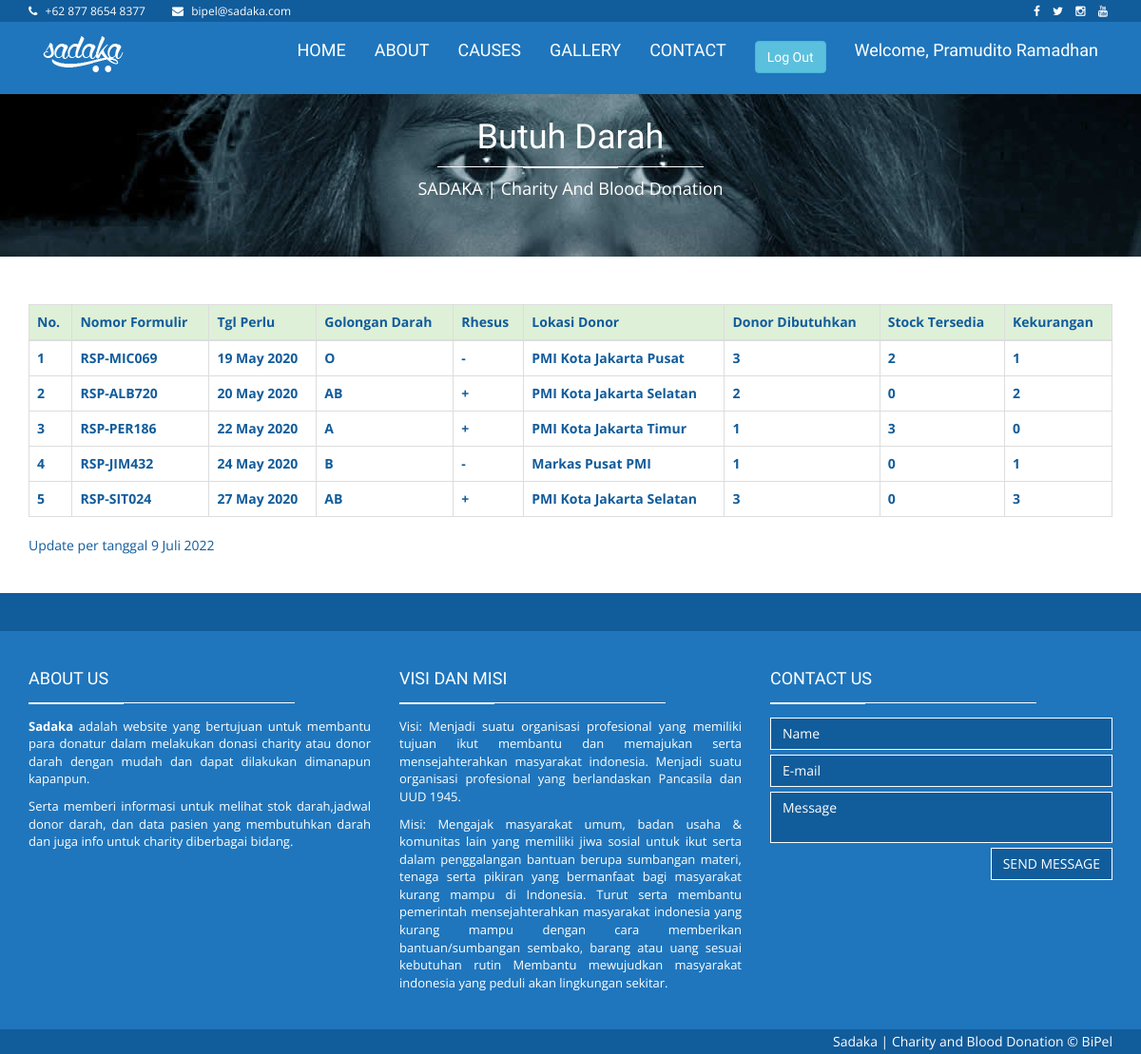
The app's page /butuhdarah.php (signed in) with its own data.
### tables this page shows
CREATE TABLE `pengguna` (
  `id` int(11) NOT NULL,
  `firstname` varchar(50) NOT NULL,
  `lastname` varchar(50) NOT NULL,
  `email` varchar(100) NOT NULL,
  `password` varchar(30) NOT NULL
);

CREATE TABLE `resipien` (
  `id` varchar(20) NOT NULL,
  `nama` varchar(100) NOT NULL,
  `tglbutuh` date NOT NULL,
  `tgllahir` date NOT NULL,
  `jk` varchar(1) NOT NULL,
  `goldar` varchar(2) NOT NULL,
  `rhesus` varchar(1) NOT NULL,
  `jumlah` int(11) NOT NULL,
  `nohp` varchar(12) NOT NULL,
  `email` varchar(50) DEFAULT NULL
);

### butuhdarah.php (the view, shortened to what this page needs)
<!DOCTYPE html>
<html class="no-js">
<head>
    <link rel="stylesheet" href="assets/css/bootstrap.min.css">
    <link rel="stylesheet" href="assets/css/font-awesome.min.css">
    <link rel="stylesheet" href="assets/css/style.css">
</head>
<body>
    <header class="main-header">
        <nav class="navbar navbar-static-top">
            <div class="navbar-top">
              <div class="container">
                  <div class="row">
                    <div class="col-sm-6 col-xs-12">
                        <ul class="list-unstyled list-inline header-contact">
                            <li> <i class="fa fa-phone"></i> <a>+62 877 8654 8377 </a> </li>
                             <li> <i class="fa fa-envelope"></i> <a>bipel@sadaka.com</a> </li>
                       </ul>
                    </div>
                    <div class="col-sm-6 col-xs-12 text-right">
                        <ul class="list-unstyled list-inline header-social">
                            <li> <a href="#"> <i class="fa fa-facebook"></i> </a> </li>
                            <li> <a href="#"> <i class="fa fa-twitter"></i>  </a> </li>
                            <li> <a href="#"> <i class="fa fa-instagram"></i>  </a> </li>
                            <li> <a href="#"> <i class="fa fa-youtube"></i>  </a> </li>
                       </ul>
                    </div>
                  </div>
              </div>
            </div>
            <div class="navbar-main">
              <div class="container">
                <div class="navbar-header">
                  <a class="navbar-brand" href="home.php"><img src="assets/images/sadaka-logo.png" alt=""></a>
                </div>
                <div id="navbar" class="navbar-collapse collapse pull-right">
                  <ul class="nav navbar-nav">
                    <li><a href="home.php">HOME</a></li>
                    <li><a href="about.php">ABOUT</a></li>
                    <li><a href="home.php#our_causes">CAUSES</a></li>
                    <li><a href="gallery.php">GALLERY</a></li>
                    <li><a href="#contact_us">CONTACT</a></li>
                    <?php
                      if(isset($_SESSION['email'])){
                        $email = $_SESSION['email'];
                        $con = mysqli_connect("localhost","root");
                        mysqli_select_db($con, "db_sadaka");
                        $result = mysqli_fetch_row(mysqli_query($con, "SELECT firstname,lastname FROM pengguna WHERE email='$email'"));
                        $name = $result[0]." ".$result[1];
                        echo "<li><a href=\"logout.php\"><button class=\"btn btn-info\">Log Out</button></a></li>";
                        echo "<li><a>Welcome, ".$name."</a></li>";
                      }else{
                        echo "<li><a href=\"#sign\"><button class=\"btn btn-info\" data-toggle=\"modal\" data-target=\"#sign\">Sign Up</button></a></li>";
                        echo "<li><a href=\"#login\"><button class=\"btn btn-info\" data-toggle=\"modal\" data-target=\"#login\">Login</button></a></li>";
                      }
                    ?>
                  </ul>
                </div>
              </div>
            </div>
        </nav>
    </header>
    <br><br><br><br>
    <div class="page-heading text-center">
        <div class="container zoomIn animated">
            <h1 class="page-title">Butuh Darah<span class="title-under"></span></h1>
            <p class="page-description">
                SADAKA | Charity And Blood Donation
            </p>
        </div>
    </div>
    <div class="section-home about-us">
      <div id="mainContainer" class="container">
        <?php
          $con = mysqli_connect("localhost","root");
          mysqli_select_db($con, "db_sadaka");
          $getdb = "SELECT * FROM resipien ORDER BY tglbutuh";
          $resultdb = mysqli_query($con, $getdb);
          while ($row = mysqli_fetch_array($resultdb)){
            $tgl = date("Y-m-d");
          }
        ?>
        <table class="table table-bordered">
        <thead>
            <tr>
                <th scope="col" class="bg-success">No.</th>
                <th scope="col" class="bg-success">Nomor Formulir</th>
                <th scope="col" class="bg-success">Tgl Perlu</th>
                <th scope="col" class="bg-success">Golongan Darah</th>
                <th scope="col" class="bg-success">Rhesus</th>
                <th scope="col" class="bg-success">Lokasi Donor</th>
                <th scope="col" class="bg-success">Donor Dibutuhkan</th>
                <th scope="col" class="bg-success">Stock Tersedia</th>
                <th scope="col" class="bg-success">Kekurangan</th>
            </tr>
        </thead>
        <tbody>
            <?php
                $con = mysqli_connect("localhost","root");
                mysqli_select_db($con, "db_sadaka");
                $getdb = "SELECT * FROM resipien ORDER BY tglbutuh";
                $rowaplus = mysqli_fetch_array(mysqli_query($con, "SELECT COUNT(goldar) FROM pendonor where goldar='A' AND rhesus = '+'"));
                $rowbplus = mysqli_fetch_array(mysqli_query($con, "SELECT COUNT(goldar) FROM pendonor where goldar='B' AND rhesus = '+'"));
                $rowabplus = mysqli_fetch_array(mysqli_query($con, "SELECT COUNT(goldar) FROM pendonor where goldar='AB' AND rhesus = '+'"));
                $rowoplus = mysqli_fetch_array(mysqli_query($con, "SELECT COUNT(goldar) FROM pendonor where goldar='O' AND rhesus = '+'"));
                $rowaneg = mysqli_fetch_array(mysqli_query($con, "SELECT COUNT(goldar) FROM pendonor where goldar='A' AND rhesus = '-'"));
                $rowbneg = mysqli_fetch_array(mysqli_query($con, "SELECT COUNT(goldar) FROM pendonor where goldar='B' AND rhesus = '-'"));
                $rowabneg = mysqli_fetch_array(mysqli_query($con, "SELECT COUNT(goldar) FROM pendonor where goldar='AB' AND rhesus = '-'"));
                $rowoneg = mysqli_fetch_array(mysqli_query($con, "SELECT COUNT(goldar) FROM pendonor where goldar='O' AND rhesus = '-'"));
                $formattgl = mysqli_query($con, "SELECT tglbutuh FROM resipien ORDER BY tglbutuh");
                $resultdb = mysqli_query($con, $getdb);
                $count = 1;
                while ($row = mysqli_fetch_array($resultdb)) {
                    $kurang = 0;
                    if ($row[5] == "A") {
                      if ($row[6] == "+")
                        $kurang = $rowaplus[0];
                      else
                        $kurang = $rowaneg[0];
                    } elseif ($row[5] == "B") {
                      if ($row[6] == "+")
                        $kurang = $rowbplus[0];
                      else
                        $kurang = $rowbneg[0];
                    } elseif ($row[5] == "AB") {
                      if ($row[6] == "+")
                        $kurang = $rowabplus[0];
                      else
                        $kurang = $rowabneg[0];
                    } elseif ($row[5] == "O") {
                      if ($row[6] == "+")
                        $kurang = $rowoplus[0];
                      else
                        $kurang = $rowoneg[0];
                    }
                    print("<tr>");
                    print("<th>$count</th>
                           <th>$row[0]</th>
                           <th>");
                    while ($tgl = mysqli_fetch_array($formattgl)) {
                      echo (strftime("%e %B %Y", strtotime($tgl[0])));
                      break;
                    }
                    print("</th>
                           <th>$row[5]</th>
                           <th>$row[6]</th>
                           <th>");
                    while ($tempat = mysqli_fetch_array(mysqli_query($con, "SELECT DAYOFWEEK('$tgl[0]') FROM resipien ORDER BY tglbutuh"))) {
                        $hari = $tempat[0];
                        if ($hari == 1) {
                            echo "Markas Pusat PMI";
                            break;
                        } elseif ($hari == 2) {
                            echo "PMI Kota Jakarta Utara";
                            break;
                        } elseif ($hari == 3) {
                            echo "PMI Kota Jakarta Pusat";
                            break;
                        } elseif ($hari == 4) {
                            echo "PMI Kota Jakarta Selatan";
                            break;
                        } elseif ($hari == 5) {
                            echo "PMI Kota Jakarta Barat";
                            break;
                        } elseif ($hari == 6) {
                            echo "PMI Kota Jakarta Timur";
                            break;
                        } elseif ($hari == 7) {
                            echo "Markas Pusat PMI";
                            break;
                        } else {
                            echo "TBD";
                            break;
                        }
                    }
                    print ("</th>
                          <th>$row[7]</th>
                          <th>$kurang</th>
                          <th>");
                    if ($row[7]-$kurang < 0)
                      echo 0;
                    else
                      echo $row[7]-$kurang;
                    print( "</th></tr>");
                    $count++;
                }
            ?>
        </tbody>
    </table>
        </div>
    </div>
    <footer class="main-footer" id="contact_us">
          <div class="footer-top">
          </div>
          <div class="footer-main">
              <div class="container">
                  <div class="row">
                      <div class="col-md-4">
                          <div class="footer-col">
                              <h4 class="footer-title">About us<span class="title-under"></span></h4>
                              <div class="footer-content">
                                  <p>
                                      <strong>Sadaka</strong>  adalah website yang bertujuan untuk membantu para donatur dalam melakukan donasi charity atau donor darah dengan mudah dan dapat dilakukan dimanapun kapanpun.
                                  </p>
                                  <p>
                                      Serta memberi informasi untuk melihat stok darah,jadwal donor darah, dan data pasien yang membutuhkan darah dan juga info untuk charity diberbagai bidang.
                                  </p>
                              </div>
                          </div>
                      </div>
                      <div class="col-md-4">
                          <div class="footer-col">
                              <h4 class="footer-title">VISI DAN MISI<span class="title-under"></span></h4>
                              <div class="footer-content">
                                   <p>
                                    Visi:
                                    Menjadi suatu organisasi profesional yang memiliki tujuan ikut membantu dan memajukan serta mensejahterahkan masyarakat indonesia. Menjadi suatu organisasi profesional yang berlandaskan Pancasila dan UUD 1945.
                                </p>
                                <p>
                                    Misi:
                                    Mengajak masyarakat umum, badan usaha & komunitas lain yang memiliki jiwa sosial untuk ikut serta dalam penggalangan bantuan berupa sumbangan materi, tenaga serta pikiran yang bermanfaat bagi masyarakat kurang mampu di Indonesia. Turut serta membantu pemerintah mensejahterahkan masyarakat indonesia yang kurang mampu dengan cara memberikan bantuan/sumbangan sembako, barang atau uang sesuai kebutuhan rutin Membantu mewujudkan masyarakat indonesia yang peduli akan lingkungan sekitar.
                                </p>
                              </div>
                          </div>
                      </div>
                      <div class="col-md-4">
                          <div class="footer-col">
                              <h4 class="footer-title">Contact us<span class="title-under"></span></h4>
                              <div class="footer-content">
                                  <div class="footer-form">
                                    <div class="footer-form" >
                                    <form name="contact" action="contactus.php" class="ajax-form" onsubmit="resetform()">
                                        <div class="form-group">
                                            <input type="text" name="name" id="name" class="form-control" placeholder="Name" required>
                                        </div>
                                         <div class="form-group">
                                            <input type="email" name="email" id="email" class="form-control" placeholder="E-mail" required>
                                        </div>
                                        <div class="form-group">
                                            <textarea name="message" id="message" class="form-control" placeholder="Message" required></textarea>
                                        </div>
                                        </div>
                                         <div class="form-group">
                                            <button type="submit" class="btn btn-submit pull-right">Send message</button>
                                        </div>
                                </div>
                              </div>
                          </div>
                      </div>
                      <div class="clearfix"></div>
                  </div>
              </div>
          </div>
          <div class="footer-bottom">
              <div class="container text-right">
                 Sadaka | Charity and Blood Donation &copy; BiPel
              </div>
          </div>
    </footer>
</body>
</html>

### records on screen
pengguna: name "Pramudito Ramadhan"
resipien: id "RSP-MIC069", tglbutuh "19 May 2020", goldar "O", rhesus "-", jumlah "3", kurang "2", kurang "1"
resipien: id "RSP-ALB720", tglbutuh "20 May 2020", goldar "AB", rhesus "+", jumlah "2", kurang "0", $row[7]-$kurang "2"
resipien: id "RSP-PER186", tglbutuh "22 May 2020", goldar "A", rhesus "+", jumlah "1", kurang "3"
resipien: id "RSP-JIM432", tglbutuh "24 May 2020", goldar "B", rhesus "-", jumlah "1", kurang "0", $row[7]-$kurang "1"
resipien: id "RSP-SIT024", tglbutuh "27 May 2020", goldar "AB", rhesus "+", jumlah "3", kurang "0", $row[7]-$kurang "3"
